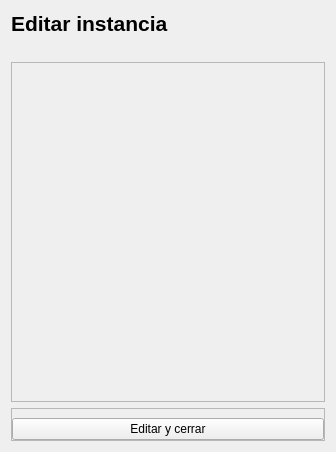
<?xml version="1.0" encoding="UTF-8"?>
<ui version="4.0">
 <class>Form</class>
 <widget class="QWidget" name="Form">
  <property name="geometry">
   <rect>
    <x>0</x>
    <y>0</y>
    <width>336</width>
    <height>452</height>
   </rect>
  </property>
  <property name="windowTitle">
   <string>Editar instancia</string>
  </property>
  <layout class="QVBoxLayout" name="verticalLayout">
   <item>
    <widget class="QLabel" name="label">
     <property name="font">
      <font>
       <pointsize>16</pointsize>
       <weight>75</weight>
       <bold>true</bold>
      </font>
     </property>
     <property name="text">
      <string>Editar instancia</string>
     </property>
    </widget>
   </item>
   <item>
    <widget class="QLabel" name="labelId">
     <property name="text">
      <string/>
     </property>
    </widget>
   </item>
   <item>
    <widget class="QScrollArea" name="scrollArea">
     <property name="widgetResizable">
      <bool>true</bool>
     </property>
     <widget class="QWidget" name="scrollAreaWidgetContents">
      <property name="geometry">
       <rect>
        <x>0</x>
        <y>0</y>
        <width>316</width>
        <height>342</height>
       </rect>
      </property>
      <property name="sizePolicy">
       <sizepolicy hsizetype="Expanding" vsizetype="Expanding">
        <horstretch>0</horstretch>
        <verstretch>0</verstretch>
       </sizepolicy>
      </property>
      <widget class="QWidget" name="formLayoutWidget">
       <property name="geometry">
        <rect>
         <x>0</x>
         <y>0</y>
         <width>311</width>
         <height>351</height>
        </rect>
       </property>
       <layout class="QFormLayout" name="formLayout">
        <property name="leftMargin">
         <number>5</number>
        </property>
        <property name="topMargin">
         <number>5</number>
        </property>
        <property name="rightMargin">
         <number>5</number>
        </property>
        <property name="bottomMargin">
         <number>5</number>
        </property>
       </layout>
      </widget>
     </widget>
    </widget>
   </item>
   <item>
    <widget class="QFrame" name="frame">
     <property name="frameShape">
      <enum>QFrame::StyledPanel</enum>
     </property>
     <property name="frameShadow">
      <enum>QFrame::Raised</enum>
     </property>
     <layout class="QHBoxLayout" name="horizontalLayout">
      <property name="leftMargin">
       <number>0</number>
      </property>
      <property name="rightMargin">
       <number>0</number>
      </property>
      <property name="bottomMargin">
       <number>0</number>
      </property>
      <item>
       <widget class="QPushButton" name="btnEditar">
        <property name="text">
         <string>Editar y cerrar</string>
        </property>
       </widget>
      </item>
     </layout>
    </widget>
   </item>
  </layout>
 </widget>
 <resources/>
 <connections/>
</ui>
